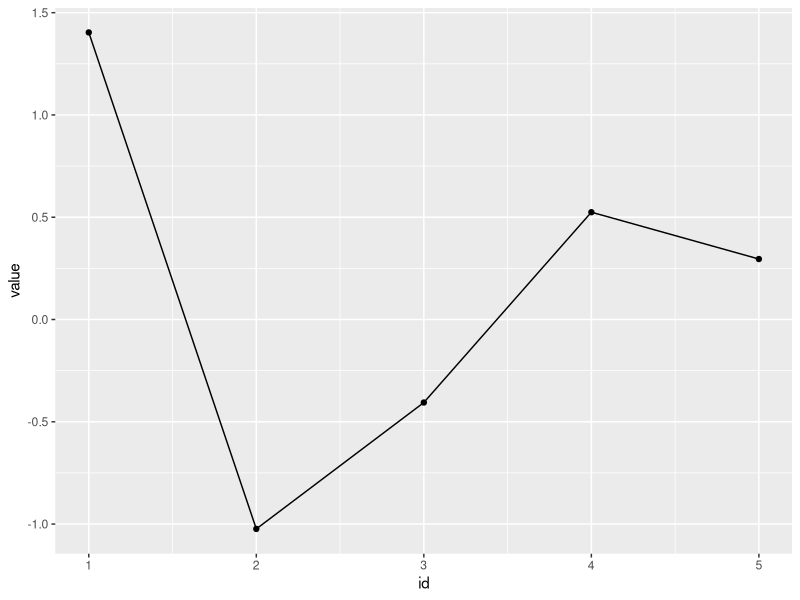

Here is the R script that generated this plot:
#-----------------------Setup------------------------
library(tidyverse)

message("R project setup syccessful")

folders <- c(
    "data/raw",
    "data/clean",
    "scripts",
    "notebooks",
    "ref",
    "output",
    "admin"
)

for (f in folders) {
    if (!dir.exists(f)) dir.create(f, recursive = TRUE)
}

test_df <- tibble(
    id = 1:5,
    value = rnorm(5)
)

print(test_df)
ggplot(test_df, aes(id, value)) +
    geom_point() +
    geom_line()
